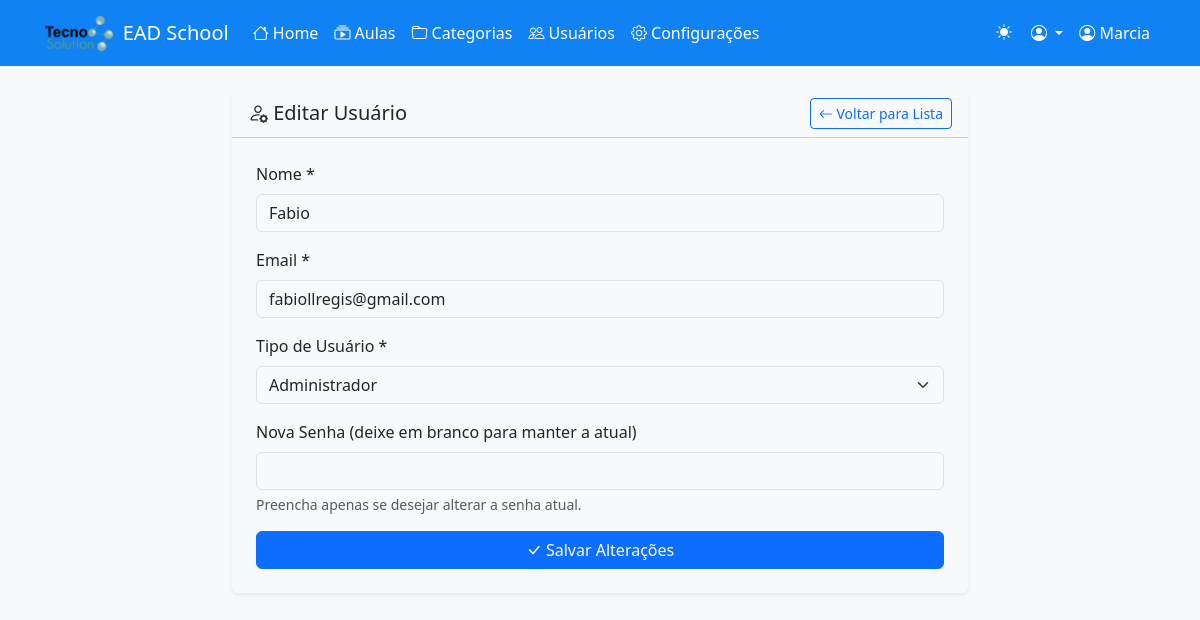
The app's page /edit-user.php?id=2 (signed in) with its own data.
### tables this page shows
CREATE TABLE `users` (
  `id` int(11) NOT NULL,
  `name` varchar(100) NOT NULL,
  `email` varchar(100) NOT NULL,
  `type` enum('admin','user') DEFAULT 'user',
  `password` varchar(255) NOT NULL,
  `created_at` timestamp NOT NULL DEFAULT current_timestamp()
);

### edit-user.php (the view, shortened to what this page needs)
<?php
require_once 'config.php';
$user_id = isset($_GET['id']) ? (int)$_GET['id'] : 0;
$stmt = $pdo->prepare("SELECT * FROM users WHERE id = ?");
$stmt->execute([$user_id]);
$user = $stmt->fetch();
require_once 'includes/header.php';
?>
<div class="container py-4">
    <div class="row justify-content-center">
        <div class="col-md-8">
            <div class="card border-0 shadow-sm">
                <div class="card-header bg-transparent d-flex justify-content-between align-items-center">
                    <h5 class="mb-0">
                        <i class="bi bi-person-gear"></i> Editar Usuário
                    </h5>
                    <a href="users.php" class="btn btn-outline-primary btn-sm">
                        <i class="bi bi-arrow-left"></i> Voltar para Lista
                    </a>
                </div>
                <div class="card-body p-4">
                    <form method="POST" class="needs-validation" novalidate>
                        <div class="mb-3">
                            <label for="name" class="form-label">Nome *</label>
                            <input type="text"
                                   class="form-control"
                                   id="name"
                                   name="name"
                                   value="<?php echo htmlspecialchars($user['name']); ?>"
                                   required>
                        </div>
                        <div class="mb-3">
                            <label for="email" class="form-label">Email *</label>
                            <input type="email"
                                   class="form-control"
                                   id="email"
                                   name="email"
                                   value="<?php echo htmlspecialchars($user['email']); ?>"
                                   required>
                        </div>
                        <div class="mb-3">
                            <label for="type" class="form-label">Tipo de Usuário *</label>
                            <select class="form-select" id="type" name="type" required>
                                <option value="admin" <?php echo $user['type'] === 'admin' ? 'selected' : ''; ?>>
                                    Administrador
                                </option>
                            </select>
                        </div>
                        <div class="mb-3">
                            <label for="password" class="form-label">Nova Senha (deixe em branco para manter a atual)</label>
                            <input type="password"
                                   class="form-control"
                                   id="password"
                                   name="password">
                            <div class="form-text">
                                Preencha apenas se desejar alterar a senha atual.
                            </div>
                        </div>
                        <div class="d-grid">
                            <button type="submit" class="btn btn-primary">
                                <i class="bi bi-check-lg"></i> Salvar Alterações
                            </button>
                        </div>
                    </form>
                </div>
            </div>
        </div>
    </div>
</div>
<?php require_once 'includes/footer.php'; ?>

### records on screen
users: name "Fabio", email "fabiollregis@gmail.com", type "Administrador"

### other values on screen
$site_name "EAD School"
$_SESSION['user_name'] "Marcia"
